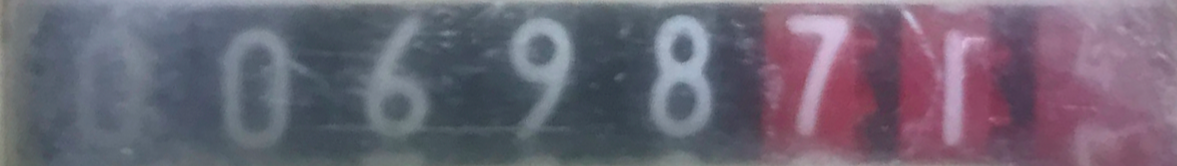
#> input picture NeuralNine/meter-img.jpeg, 1177 x 166 px
$ python edges.py
#> lines starting #> are read from the running program, lines starting #| are printed output that depends on the picture
import cv2
import numpy as np

# Read the image in grayscale
image = cv2.imread('meter-img.jpeg', 0)
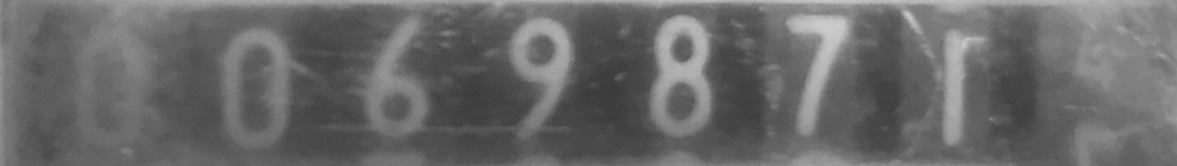
#> image: shape (166, 1177); min 57, max 205, mean 105.2

# Apply Gaussian blur to the image to reduce noise and make edges smoother
# gray_image = cv2.cvtColor(image, cv2.COLOR_BGR2GRAY)
img = cv2.Canny(image, 50, 60)
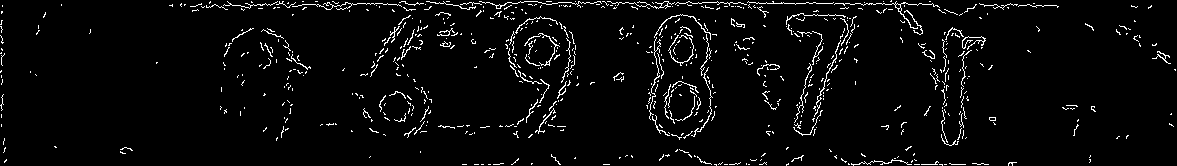
#> img: shape (166, 1177); 3.8% white in thin lines or dots
blurred = cv2.GaussianBlur(img, (3, 5), 0)
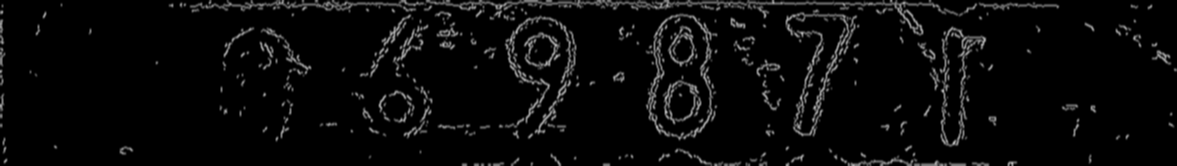
#> blurred: shape (166, 1177); min 0, max 179, mean 9.9

# Crop the image using the specified ROI
# roi_coordinates = [50:200, 100:300]

# Use morphological operations to close gaps and join edges
kernel = np.ones((5, 5), np.uint8)
closed = cv2.morphologyEx(blurred, cv2.MORPH_CLOSE, kernel)
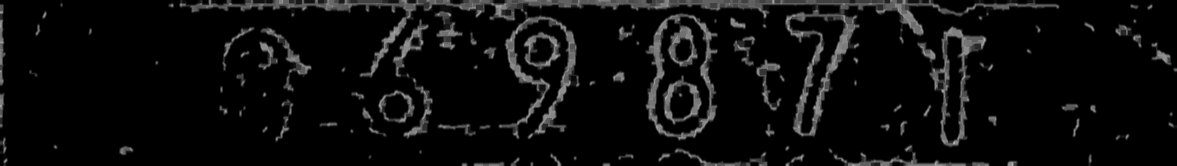
#> closed: shape (166, 1177); min 0, max 179, mean 12.8

# Optionally, you can apply additional smoothing with Gaussian blur
smoothed = cv2.GaussianBlur(closed, (5, 5), 0)
cropped_image = smoothed[0:500, 320:1100]
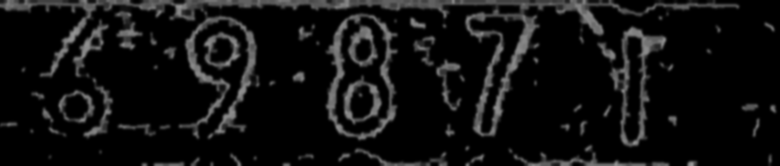
#> cropped_image: shape (166, 780); min 0, max 152, mean 16.9

cv2.imshow('Smoothed', cropped_image)
cv2.waitKey(0)
# cv2.destroyAllWindows()
